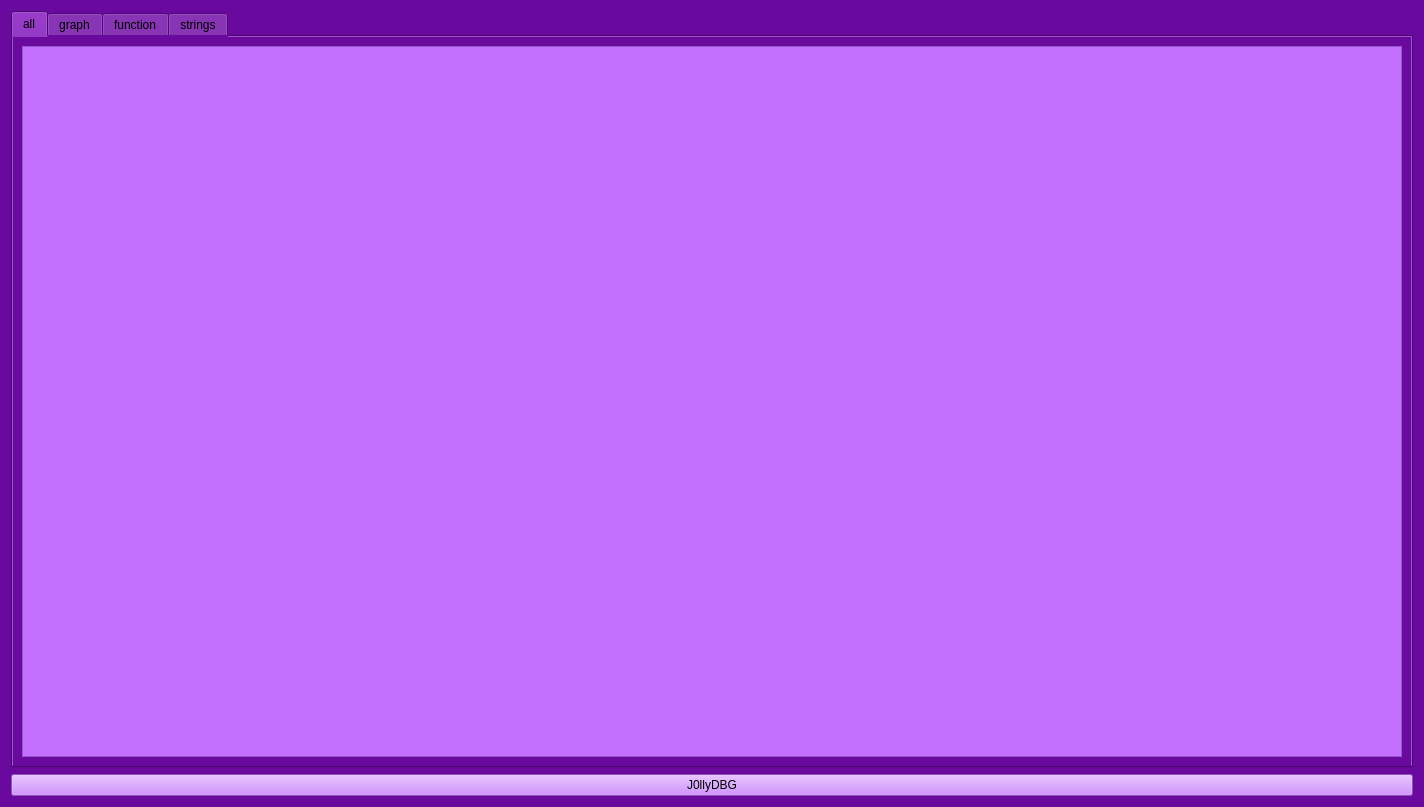
<?xml version="1.0" encoding="UTF-8"?>
<ui version="4.0">
 <class>Form</class>
 <widget class="QWidget" name="Form">
  <property name="geometry">
   <rect>
    <x>0</x>
    <y>0</y>
    <width>1424</width>
    <height>807</height>
   </rect>
  </property>
  <property name="windowTitle">
   <string>J0llyDBG</string>
  </property>
  <property name="styleSheet">
   <string notr="true">font: 11pt &quot;ModeSeven&quot;;
background-color: rgb(106, 9, 158);</string>
  </property>
  <layout class="QGridLayout" name="gridLayout">
   <item row="2" column="0">
    <widget class="QPushButton" name="pushButton">
     <property name="enabled">
      <bool>true</bool>
     </property>
     <property name="sizePolicy">
      <sizepolicy hsizetype="Minimum" vsizetype="Fixed">
       <horstretch>0</horstretch>
       <verstretch>0</verstretch>
      </sizepolicy>
     </property>
     <property name="styleSheet">
      <string notr="true">background-color: rgb(196, 112, 255);
border-color: rgb(65, 5, 98);
selection-color: rgb(65, 5, 98);</string>
     </property>
     <property name="text">
      <string>J0llyDBG</string>
     </property>
    </widget>
   </item>
   <item row="1" column="0">
    <widget class="QTabWidget" name="tabWidget">
     <property name="styleSheet">
      <string notr="true"/>
     </property>
     <property name="currentIndex">
      <number>0</number>
     </property>
     <widget class="QWidget" name="tab_15">
      <attribute name="title">
       <string>all</string>
      </attribute>
      <layout class="QGridLayout" name="gridLayout_2">
       <item row="0" column="0">
        <widget class="QListWidget" name="listWidget">
         <property name="styleSheet">
          <string notr="true">background-color: rgb(196, 112, 255);
font: 75 11pt &quot;FreeMono&quot;;
border-color: rgb(65, 5, 98);
selection-color: rgb(65, 5, 98);</string>
         </property>
        </widget>
       </item>
      </layout>
     </widget>
     <widget class="QWidget" name="tab_17">
      <attribute name="title">
       <string>graph</string>
      </attribute>
      <layout class="QGridLayout" name="gridLayout_4">
       <item row="0" column="0">
        <widget class="QTextEdit" name="textEdit">
         <property name="styleSheet">
          <string notr="true">background-color: rgb(196, 112, 255);
font: 75 11pt &quot;FreeMono&quot;;
border-color: rgb(65, 5, 98);
selection-color: rgb(65, 5, 98);</string>
         </property>
        </widget>
       </item>
      </layout>
     </widget>
     <widget class="QWidget" name="tab_16">
      <attribute name="title">
       <string>function</string>
      </attribute>
      <layout class="QGridLayout" name="gridLayout_3">
       <item row="1" column="0">
        <widget class="QListWidget" name="listWidget_2">
         <property name="styleSheet">
          <string notr="true">background-color: rgb(196, 112, 255);
font: 75 11pt &quot;FreeMono&quot;;
border-color: rgb(65, 5, 98);
selection-color: rgb(65, 5, 98);</string>
         </property>
        </widget>
       </item>
       <item row="0" column="0">
        <widget class="QLineEdit" name="lineEdit">
         <property name="styleSheet">
          <string notr="true">background-color: rgb(196, 112, 255);
border-color: rgb(65, 5, 98);
selection-color: rgb(65, 5, 98);</string>
         </property>
         <property name="placeholderText">
          <string>address...</string>
         </property>
        </widget>
       </item>
      </layout>
     </widget>
     <widget class="QWidget" name="tab">
      <attribute name="title">
       <string>strings</string>
      </attribute>
      <layout class="QGridLayout" name="gridLayout_5">
       <item row="0" column="0">
        <widget class="QListWidget" name="listWidget_3">
         <property name="styleSheet">
          <string notr="true">background-color: rgb(196, 112, 255);
font: 75 11pt &quot;FreeMono&quot;;
border-color: rgb(65, 5, 98);
selection-color: rgb(65, 5, 98);</string>
         </property>
        </widget>
       </item>
      </layout>
     </widget>
    </widget>
   </item>
  </layout>
  <action name="actionAdress">
   <property name="text">
    <string>adress</string>
   </property>
   <property name="shortcut">
    <string>Return</string>
   </property>
  </action>
 </widget>
 <resources/>
 <connections/>
</ui>
